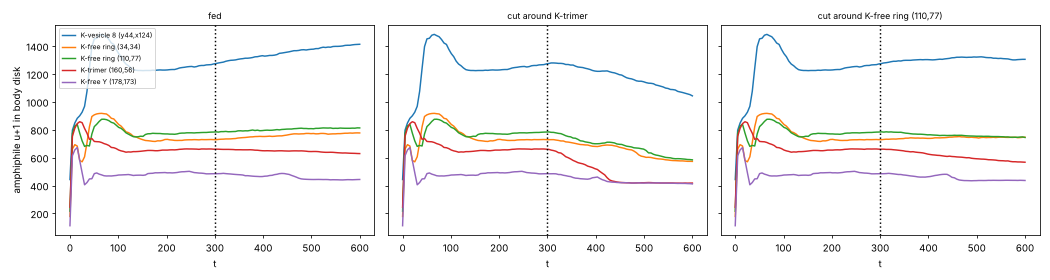

Source code (Python):
"""Amphiphile (u+1) and catalyst K inside fixed disks around the five seed-7 bodies (they do not move), every 10th
frame, for the fed run and the two local-cut runs; plus a plot. Body centres and radii from the frame at t=300."""
import numpy as np, json, matplotlib; matplotlib.use("Agg"); import matplotlib.pyplot as plt
B = {"K-vesicle 8 (y44,x124)": (44, 124, 38), "K-free ring (34,34)": (34, 34, 24), "K-free ring (110,77)": (110, 77, 26),
     "K-trimer (160,56)": (160, 56, 27), "K-free Y (178,173)": (178, 173, 18)}
runs = {"fed": "rerun", "cut around K-trimer": "cutK_s7", "cut around K-free ring (110,77)": "cutfree_s7"}
yy, xx = np.mgrid[0:192, 0:192]
def disk(cy, cx, r):
    dy = (yy - cy + 96) % 192 - 96; dx = (xx - cx + 96) % 192 - 96; return dy * dy + dx * dx <= r * r
out = {}; fig, ax = plt.subplots(1, 3, figsize=(15, 4), sharey=True)
for a, (rn, d) in zip(ax, runs.items()):
    R = np.load(d + "/frames.npz")["render"]; t = np.linspace(0, 600, len(R)); out[rn] = {}; i3, i45 = int(np.argmin(abs(t - 300))), int(np.argmin(abs(t - 450)))
    for bn, (cy, cx, r) in B.items():
        m = disk(cy, cx, r); us = R[:, 0][:, m].sum(1); ks = R[:, 2][:, m].sum(1)
        out[rn][bn] = {"u_t300": round(float(us[i3]), 1), "u_t450": round(float(us[i45]), 1), "u_t600": round(float(us[-1]), 1), "K_t300": round(float(ks[i3]), 1), "K_t600": round(float(ks[-1]), 1)}
        a.plot(t, us, label=bn)
    a.axvline(300, color="k", ls=":"); a.set_title(rn, fontsize=9); a.set_xlabel("t")
ax[0].set_ylabel("amphiphile u+1 in body disk"); ax[0].legend(fontsize=7); plt.tight_layout(); plt.savefig("bodymass.png", dpi=70)
print(json.dumps(out, indent=1)); json.dump(out, open("bodymass.json", "w"), indent=1)
